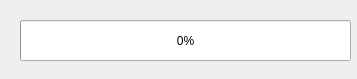
<?xml version="1.0" encoding="UTF-8"?>
<ui version="4.0">
 <class>MyDialog</class>
 <widget class="QDialog" name="MyDialog">
  <property name="geometry">
   <rect>
    <x>0</x>
    <y>0</y>
    <width>357</width>
    <height>79</height>
   </rect>
  </property>
  <property name="windowTitle">
   <string>当前进度</string>
  </property>
  <widget class="QProgressBar" name="progressBar">
   <property name="enabled">
    <bool>true</bool>
   </property>
   <property name="geometry">
    <rect>
     <x>20</x>
     <y>20</y>
     <width>331</width>
     <height>41</height>
    </rect>
   </property>
   <property name="value">
    <number>0</number>
   </property>
  </widget>
 </widget>
 <layoutdefault spacing="6" margin="11"/>
 <resources/>
 <connections/>
</ui>
